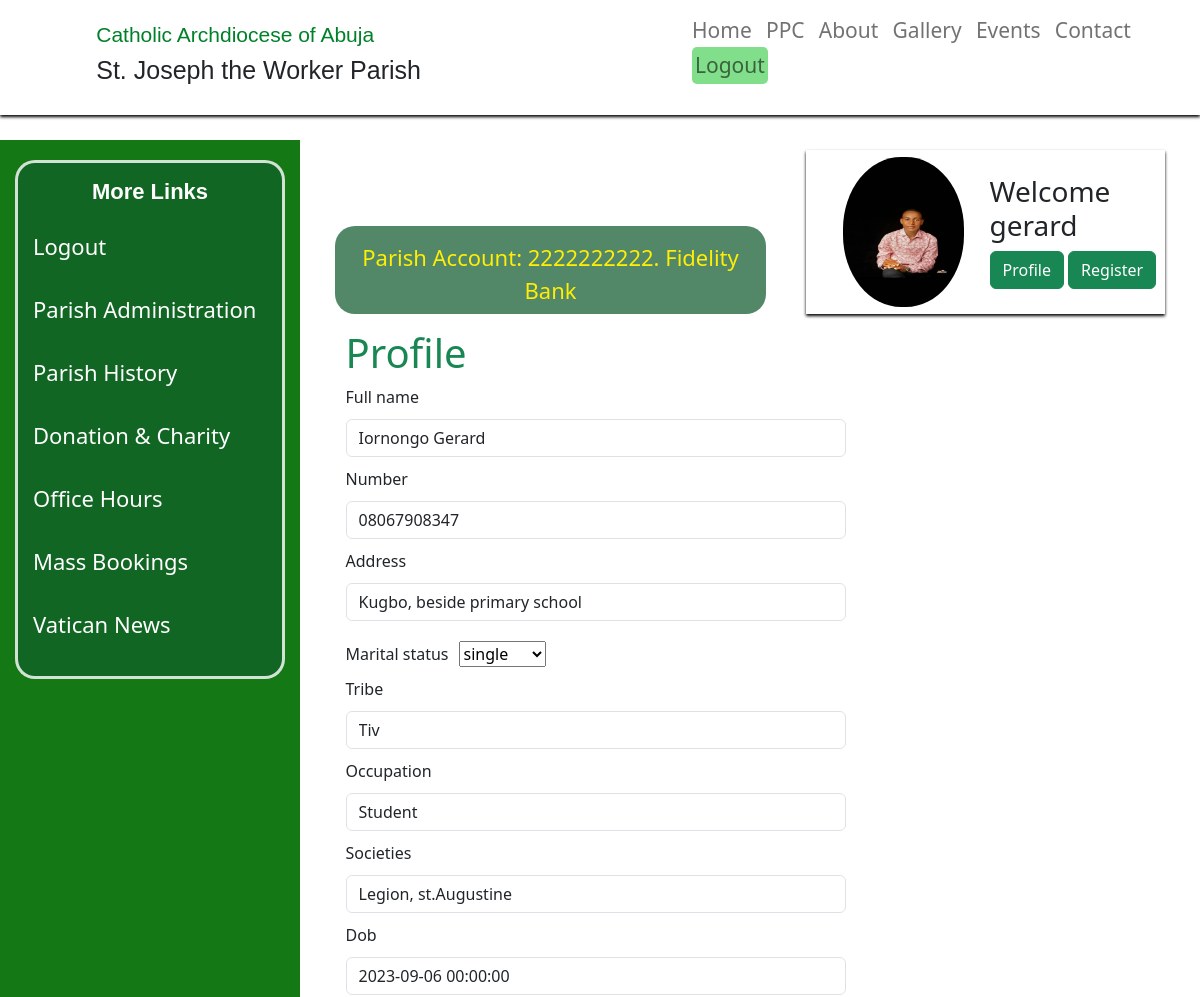
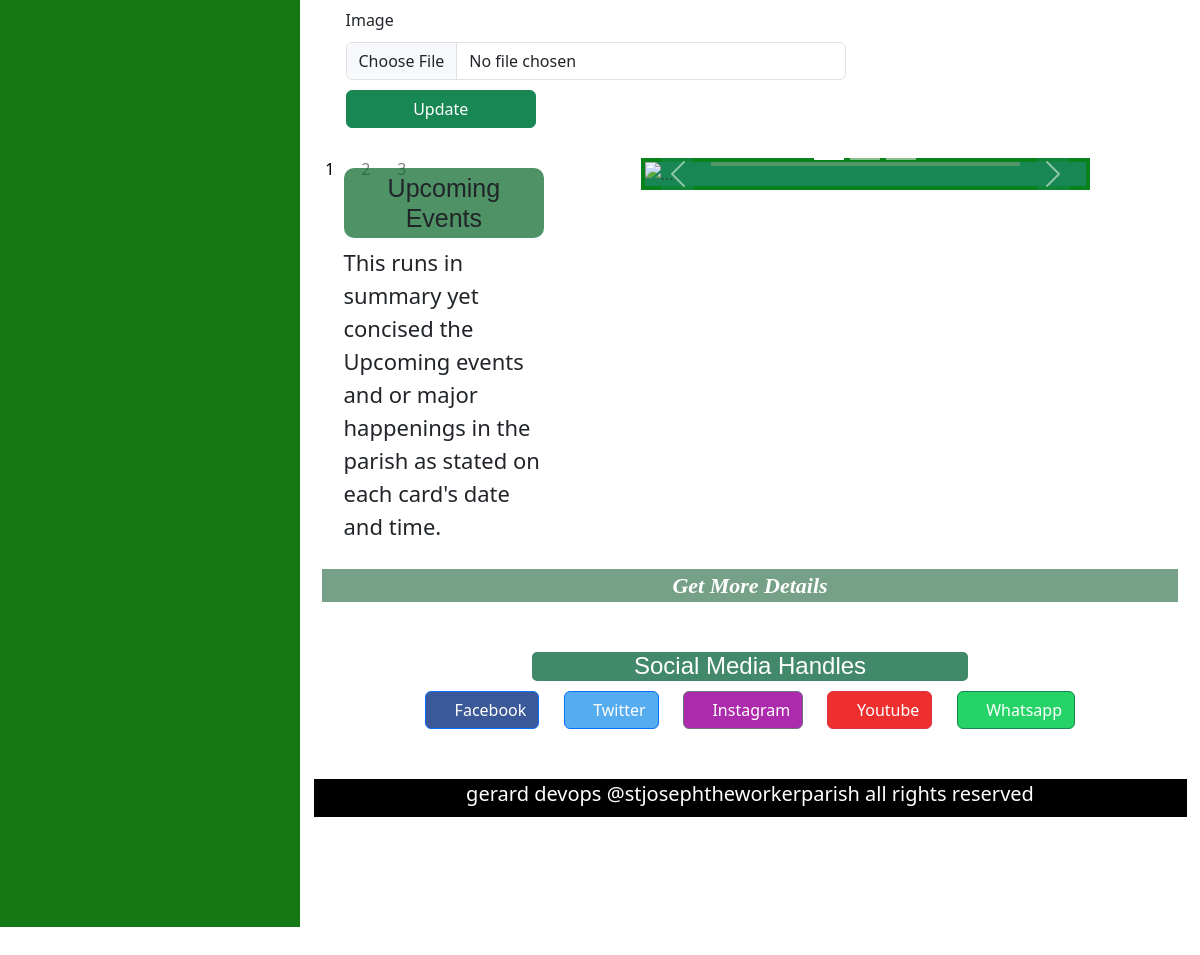
/dashboard/profile/1 (signed in), run on the app's committed database (2 pictures, top to bottom).
### account/models.py (models this page shows, shortened)
class ProfileModel(models.Model):
    user = models.OneToOneField(User, on_delete=models.CASCADE)
    full_name = models.CharField(max_length=100, null=False, blank=True)
    number = models.CharField(max_length=11, null=False, blank=True)
    address = models.CharField(max_length=100, null=False, blank=True)
    marital_status = models.CharField(max_length=100,choices=[('single', 'single'), ('married', 'married'), ('widow', 'widow'), ('widower', 'widower')], null=False, blank=True)
    tribe = models.CharField(max_length=50, null=False, blank=True)
    occupation = models.CharField(max_length=50, null=False, blank=True)
    societies = models.CharField(max_length=100, null=False, blank=True)
    dob = models.DateField(null=False, blank=True)
    image = models.ImageField(upload_to='pics/', null=True)

### profiles/views.py (the view)
# urls.py: path('profile/<pk>', Profile.as_view(), name='profile'),
class Profile(UpdateView):
    template_name = 'profile.html'
    form_class = ProfileForm
    model = ProfileModel
    success_message = 'Profile updated successfully'
    success_url = 'profiles:dashboard'

### account/forms.py
class ProfileForm(forms.ModelForm):
    class Meta:
        model = ProfileModel
        fields = '__all__'

### Templates/profile.html (shortened to what this page needs)
{% extends 'layout.html' %}
{% load static %}
 {% block extrastyle %}
<link rel="stylesheet" href="{% static 'css/carousel.css' %}" />
<link rel="stylesheet" href="{% static 'css/index.css' %}" />
{% endblock %}
{% block content %}
      <div class="container" style="width: 90%; margin:auto 20px;">
        <form method="post" enctype="multipart/form-data">
          <h1 class="text-success">Profile</h1>
          <div class="form-group">{{form.full_name.label}}{{form.full_name}}</div>
          <div class="form-group">{{form.number.label}}{{form.number}}</div>
          <div class="form-group">{{form.address.label}}{{form.address}}</div>
          <div class="form-group">{{form.marital_status.label}}{{form.marital_status}}</div>
          <div class="form-group">{{form.tribe.label}}{{form.tribe}}</div>
          <div class="form-group">{{form.occupation.label}}{{form.occupation}}</div>
          <div class="form-group">{{form.societies.label}}{{form.societies}}</div>
          <div class="form-group">{{form.dob.label}}{{form.dob}}</div>
          <div class="form-group">{{form.image.label}}{{form.image}}</div>
          <div class="form-group">
            <input class="btn btn-success w-25 " type="submit" value="Update" />
          </div>
        </form>
      </div>
{% endblock %}

### Templates/layout.html (shortened to what this page needs)
{% load static %}
<!DOCTYPE html>
<html lang="en">
  <head>
    {% block title %} {% endblock %} {% block style %}
    <link rel="stylesheet" href="{% static 'css/layout.css' %}" />
    <link
      rel="stylesheet"
      href="{% static 'bootstrap-icons/bootstrap-icons.css' %}"
    />
    <link
      rel="stylesheet"
      href="{% static 'bootstrap/csss/bootstrap.min.css' %}"
    />
    {% endblock %}
    {% block extrastyle %} {% endblock %}
  </head>
  <body>
    {% include 'header.html' %}
    <main class="main">
      <div class="sidebar">
        <div class="sidebar-content">
          <h2>More Links</h2>
          <ul class="sidebar-ul">
            {% if request.user.is_authenticated %}
            <li><a href="{% url 'account:logout' %}">Logout</a></li>
            {% else %}
            <li><a href="{% url 'account:login' %}">Login</a></li>
            {% endif %}
            <li><a href="{% url 'core:ppc' %}">Parish Administration</a></li>
            <li><a href="{% url 'core:about' %}">Parish History</a></li>
            <li><a href="">Donation & Charity</a></li>
            <li><a href="{% url 'core:ppc' %}">Office Hours</a></li>
            <li><a href="{% url 'profiles:dashboard' %}">Mass Bookings</a></li>
            <li><a href="">Vatican News</a></li>
          </ul>
        </div>
      </div>
{% block hideContent %}
      <div class="content">
        {% if request.user.is_authenticated %}
        <div class="wel-accnt">
          <div class="welcome">
            {% block profiles %}
            <p>Parish Account: 2222222222. Fidelity Bank</p>
            {% endblock %}
          </div>
          <div class="account-d">
            <div class="account-d-img">
               {% if request.user.profilemodel.image %}
              <a href="{{request.user.profilemodel.image.url}}">
                <img src="{{request.user.profilemodel.image.url}}" alt="" />
              </a>
              {% else %}
              <a href="{% static 'images/avatar.png' %}">
                <img src="{% static 'images/avatar.png' %}" alt="" />
              </a>
              {% endif %}
            </div>
            <div class="account-d-btn">
              <h3>Welcome <br />{{request.user.username}}</h3>
              <a  href="{% url 'profiles:profile' request.user.profilemodel.id %}"><button class="btn btn-success">Profile</button></a>
              {% if user.is_superuser %}
                  <a  href="{% url 'profiles:register' %}"><button class="btn btn-success">Register</button></a>
              {% endif %}
            </div>
          </div>
        </div>
        {% endif %}
        {% endblock %}
        {% block content %}{% endblock %}
        {% block events %}
        <div class="events-wrap">
          <div class="brief-event">
            <div class="event-text">
              <h2>Upcoming Events</h2>
              <p>
                This runs in summary yet concised the Upcoming
                events and or major happenings in the parish as stated
                on each card's date and time.
              </p>
            </div>
            <div class="event-card">
              <div
                id="carouselExampleCaptions"
                class="carousel slide my-style bg-success"
                data-bs-ride="carousel"
                style="z-index: -1"
              >
                <div class="carousel-indicators">
                  <button
                    type="button"
                    data-bs-target="#carouselExampleCaptions"
                    data-bs-slide-to="0"
                    class="active"
                    aria-current="true"
                    aria-label="Slide 1"
                  >
                    1
                  </button>
                  <button
                    type="button"
                    data-bs-target="#carouselExampleCaptions"
                    data-bs-slide-to="1"
                    aria-label="Slide 2"
                  >
                    2
                  </button>
                  <button
                    type="button"
                    data-bs-target="#carouselExampleCaptions"
                    data-bs-slide-to="2"
                    aria-label="Slide 3"
                  >
                    3
                  </button>
                </div>
                <div class="carousel-inner w-100">
                  <div class="carousel-item active w-100">
                    <img
                      src="{% static 'images/ordination2.JPG' %}"
                      class="d-block"
                      alt="..."
                    />
                    <div class="carousel-caption d-none d-md-block e-text">
                    </div>
                  </div>
                </div>
                <button
                  class="carousel-control-prev"
                  type="button"
                  data-bs-target="#carouselExampleCaptions"
                  data-bs-slide="prev"
                >
                  <span
                    class="carousel-control-prev-icon bg-success"
                    aria-hidden="true"
                  ></span>
                </button>
                <button
                  class="carousel-control-next"
                  type="button"
                  data-bs-target="#carouselExampleCaptions"
                  data-bs-slide="next"
                >
                  <span
                    class="carousel-control-next-icon bg-success"
                    aria-hidden="true"
                  ></span>
                </button>
              </div>
            </div>
          </div>
          <div class="events-btn">
            <a href="{% url 'core:events' %}">Get More Details</a>
          </div>
        </div>
        {% endblock %}
        <div class="social-media">
          <div class="media-icons">
            <h4>Social Media Handles</h4>
            <a
              class="btn btn-primary"
              style="background-color: #3b5998"
              href="#!"
              role="button"
            >
              <i class="bi bi-facebook"></i> <span>Facebook</span></a
            >
            <a
              class="btn btn-primary"
              style="background-color: #55acee"
              href="#!"
              role="button"
              ><i class="bi bi-twitter"> </i><span>Twitter</span></a
            >
            <a
              class="btn btn-secondary"
              style="background-color: #ac2bac"
              href="#!"
              role="button"
              ><i class="bi bi-instagram"></i> <span>Instagram</span></a
            >
            <a
              class="btn btn-danger"
              style="background-color: #ed302f"
              href="#!"
              role="button"
              ><i class="bi bi-youtube"></i> <span>Youtube</span></a
            >
            <a
              class="btn btn-success"
              style="background-color: #25d366"
              href="#!"
              role="button"
              ><i class="bi bi-whatsapp"></i> <span>Whatsapp</span></a
            >
          </div>
        </div>
        <footer class="footer">
          <h5>gerard devops @stjosephtheworkerparish all rights reserved</h5>
        </footer>
      </div>
    </main>
  </body>
</html>

### static/css/layout.css (style rules this page uses)
* { padding: 0; margin: 0; }
body { box-sizing: border-box; width: 100%; height: 100vh; overflow: hidden; }
.main { width: 100%; margin-top: 140px; display: grid; grid-template-columns: 25% 75%; }
.sidebar { width: 100%; background-color: rgba(6, 112, 6, 0.94); color: white; height: 80vh; overflow: auto; }
.sidebar-content { width: 90%; margin: 20px auto; background-color: rgba(19, 91, 49, 0.577); border: 3px solid rgba(255, 255, 255, 0.81); border-radius: 20px; padding: 10px 0; }
.sidebar-content h2 { margin-top: 6px; text-align: center; font-weight: 600; font-size: 22px; font-family: Verdana, Geneva, Tahoma, sans-serif; }
.sidebar-ul { width: 100%; margin: auto; }
.sidebar-ul li { width: 100%; list-style-type: none; margin: 20px 0; margin-left: -17px; }
.sidebar-ul li a { width: 100%; margin: auto; display: block; color: white; font-size: 22px; text-decoration: none; padding: 5px 0; }
.content { width: 97%; margin: auto; height: 80vh; overflow-y: auto; overflow-x: hidden; }
.wel-accnt { width: 95%; margin: auto; margin-top: 10px; display: flex; justify-content: space-between; align-items: center; }
.content .welcome { width: 60%; margin: auto; margin-bottom: 15px; margin-right: 20px; background-color: rgba(19, 91, 49, 0.731); padding: 7px; border-radius: 20px; }
.welcome-alt p, .welcome p { text-align: center; color: rgb(255, 238, 6); font-size: 22px; margin: 0; padding: 0; }
.account-d { display: flex; justify-content: center; align-items: center; width: 50%; margin: auto; margin-bottom: 15px; margin-left: 20px; padding: 7px; box-shadow: 0px 2px 3px black; }
.account-d-img { width: 60%; margin-left: 30px; }
.account-d-img img { width: 60%; border-radius: 48%; height: 150px; }
.account-d-btn { width: 50%; margin: auto; margin-left: -55px; }
.social-media { width: 100%; margin: 50px auto; }
.media-icons { width: 100%; text-align: center; }
.media-icons h4 { width: 50%; margin: auto; margin-bottom: 10px; background-color: rgba(36, 118, 84, 0.862); border-radius: 5px; color: white; }
.media-icons > a { margin: 0 10px; }
.events-wrap { width: 100%; margin: auto; margin: 30px auto; }
.brief-event { width: 100%; display: flex; justify-content: space-between; }
.event-text { width: 25%; margin-left: 30px; margin-top: 10px; }
.event-text h2 { font-family: "Lucida Sans", "Lucida Sans Regular", "Lucida Grande", "Lucida Sans Unicode", Geneva, Verdana, sans-serif; text-align: center; font-size: 25px; background-color: rgba(12, 105, 43, 0.725); border-radius: 10px; padding: 5px; }
.event-text p { text-align: left; font-size: 22px; }
.event-card { width: 80%; }
.events-btn { width: 98%; margin: auto; background-color: rgba(19, 91, 49, 0.577); margin-top: 10px; text-align: center; }
.events-btn a { text-decoration: none; color: white; font-size: 22px; font-weight: 600; font-family: "Times New Roman", Times, serif; font-style: italic; }
.e-text { background-color: rgba(119, 159, 119, 0.629); }
.footer { width: 100%; margin: auto; color: white; background-color: black; margin-bottom: 18px; text-align: center; padding: 3px; }

### static/css/carousel.css (style rules this page uses)
.my-style { width: 70%; margin: auto; margin-bottom: 20px; border: 4px solid rgba(0, 128, 0, 0.695); }
.my-style img { width: 100%; }

### static/css/index.css (style rules this page uses)
.text h2, h4 { font-weight: 500; margin-left: 20px; font-family: "Lucida Sans", "Lucida Sans Regular", "Lucida Grande", "Lucida Sans Unicode", Geneva, Verdana, sans-serif; }

### data on the page
ProfileModel: full_name "Iornongo Gerard", number "08067908347", address "Kugbo, beside primary school", marital_status "single", tribe "Tiv", occupation "Student", societies "Legion, st.Augustine", dob "2023-09-06 00:00:00"

### other printed values
{{ request.user.username }} "gerard"
